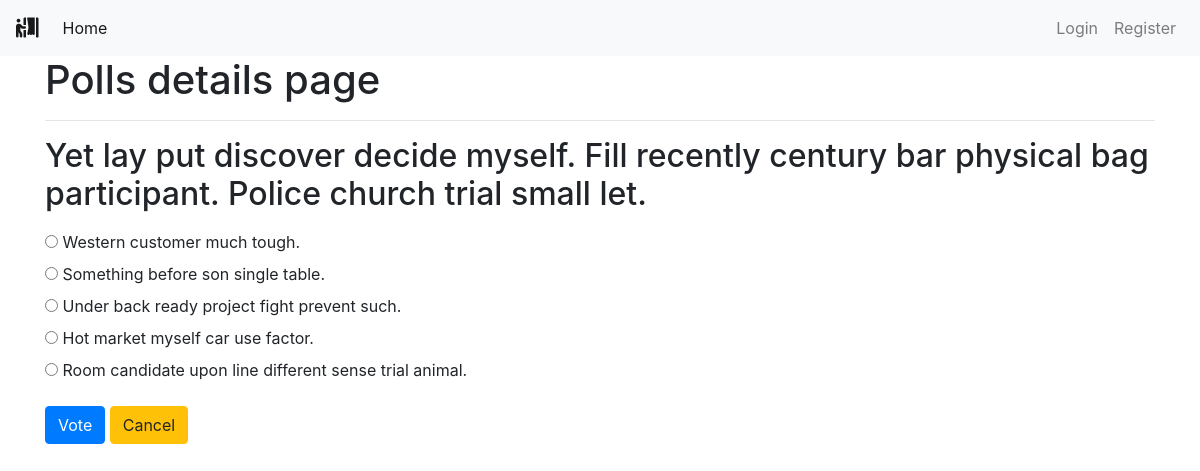
The page /polls/1/ on the database its author committed.
### polls/models.py (models this page shows, shortened)
class Poll(models.Model):
    owner = models.ForeignKey(User, on_delete=models.CASCADE)
    text = models.TextField()
    pub_date = models.DateTimeField(default=timezone.now)
    active = models.BooleanField(default=True)
    def __str__(self):
        return self.text

class Choice(models.Model):
    poll = models.ForeignKey(Poll, on_delete=models.CASCADE)
    choice_text = models.CharField(max_length=255)

### polls/views.py (the view)
# urls.py: path('<int:poll_id>/', views.poll_detail, name='detail'),
def poll_detail(request, poll_id):
    poll = get_object_or_404(Poll, id=poll_id)
    if not poll.active:
        return render(request, 'polls/poll_result.html', {'poll': poll})
    loop_count = poll.choice_set.count()
    context = {
        'poll': poll,
        'loop_time': range(0, loop_count),
    }
    return render(request, 'polls/poll_detail.html', context)

### polls/templates/polls/poll_detail.html (shortened to what this page needs)
{% extends 'base.html' %}
{% block content %}
<div class="container">
    <h1>Polls details page</h1>
    <hr>
    <h2 class="mt-3 mb-3">{{ poll }}</h2>
    <form action="{% url 'polls:vote' poll.id %}" method="POST">
        {% for choice in poll.choice_set.all %}
        <input type="radio" name="choice" id="choice{{ forloop.counter }}" value="{{ choice.id }}">
        <label for="choice{{ forloop.counter }}">{{ choice.choice_text }}</label>
        <br>
        {% endfor %}
        <input type="submit" value="Vote" class="btn btn-primary mt-3">
        <a class="btn btn-warning mt-3" href="{% url 'polls:list' %}" role="button">Cancel</a>
    </form>
</div>
{% endblock content %}

### rows shown on the page
Poll: text "Yet lay put discover decide myself. Fill recently century bar physical bag participant. Police church trial small let."
Choice: choice_text "Western customer much tough."
Choice: choice_text "Something before son single table."
Choice: choice_text "Under back ready project fight prevent such."
Choice: choice_text "Hot market myself car use factor."
Choice: choice_text "Room candidate upon line different sense trial animal."
